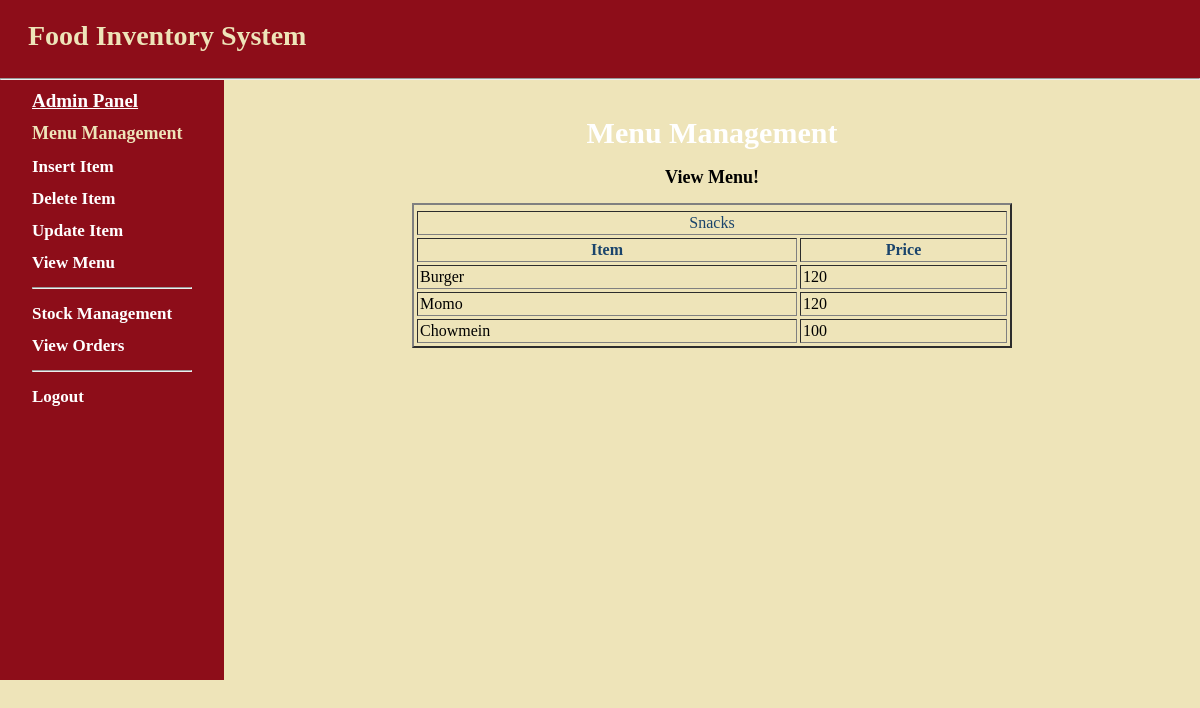
/snacks_view.php, run on the app's committed database.
### tables this page shows
CREATE TABLE IF NOT EXISTS `menu` (
  `Id` int(3) NOT NULL AUTO_INCREMENT,
  `Name` varchar(30) NOT NULL,
  `Price` float NOT NULL,
  `Category` varchar(50) NOT NULL,
  PRIMARY KEY (`Id`)
);

### public/snacks_view.php (the view, shortened to what this page needs)
<?php
include ("index.php");
$sql="select * From menu where Category='Snacks' ORDER BY Id desc";
$rec=mysqli_query($dbconnect,$sql);
?>
<html>
<head>
</head>
<body>
 <div id="main">
    <div id="navigation">
     <h1 style="text-align: left; font-family: Lucida Calligraphy; font-size:19px ;"><b><u><a href="admin.php">Admin Panel</a></u></b></h1>
<p style="font-size:18px; font-family: Minion Pro Med; color:#EEE4B9;"><b>Menu Management</b></p>
<p style="font-size: 17px; font-family:Minion Pro Med;"><a href="menuinsert.php"><b>Insert Item</b></a></p>
<p style="font-size: 17px; font-family:Minion Pro Med;"><a href="menu_del.php"><b>Delete Item</b></a></p>
<p style="font-size: 17px; font-family:Minion Pro Med;"><a href="update_menu.php"><b>Update Item</b></a></p>
<p style="font-size: 17px; font-family:Minion Pro Med;"><a href="menu_view.php"><b>View Menu</b></a></p>
<hr />
<p style="font-size:17px; font-family: Minion Pro Med;"><a href="stockpanel.php"><b>Stock Management</b> </a></p>
<p style="font-size:17px; font-family: Minion Pro Med;"><a href="display_order.php"><b>View Orders</b> </a></p>
<hr />
<p style="font-size: 17px; font-family:Minion Pro Med;"><a href="home.php"><b>Logout</b></a></p>
</div>
<br/>
<p style="text-align:center; font-size:30px; font-family: Calibri ; color:white "><b> Menu Management </b></p>
<p style="text-align:center; font-size:18px;"><b>View Menu!</b></p>
<table width="600px" border="2" cellpadding="2" cellspacing="3" align="center">
<tr style="font-family: Cambria">
<tr style="color:#1A446C"><td colspan="4"><center>Snacks</center></td></tr>
<th style="color:#1A446C"><b>Item</b></th>
<th style="color:#1A446C"><b>Price</th>
</tr>
<?php
while($list=mysqli_fetch_assoc($rec)){
	echo "<tr>";
		echo "<td>".$list['Name']."</td>";
            echo "<td>".$list['Price']."</td>";
echo "</tr>";
}
?>
</table>
<div>
<br/>
</div>
</div>
</body>
</html>

### public/stylesheets/basic1.css (style rules this page uses)
html { height:100%; width:100% }
body { width:100%; height:100%; margin:0; padding:0; border:0; font-family:Verdana,Arial,Helvetica,sans-serif,harrington; font-size:13px; line-height:15px; background: #EEE4B9; background-image: }
a { color:#8D0D19 }
#main { height:600px; width:100%; margin:0; padding:0; background:#EEE4B9; font-family:Cambria; font-size: 20px;; }
#navigation { float:left; width:160px; height:100%; margin:0; padding:0 2em; color:white; background:#8D0D19; font-size: 16px; text-align: left; }
#navigation a { color:white; text-decoration: none; }

### data on the page
menu: Name "Burger", Price "120"
menu: Name "Momo", Price "120"
menu: Name "Chowmein", Price "100"
